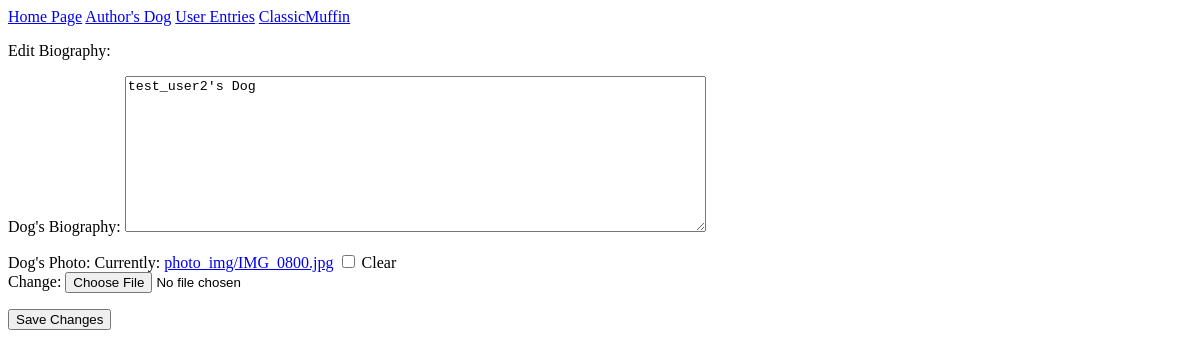
The page /edit_dog_bio/2/ on the database as committed earlier.
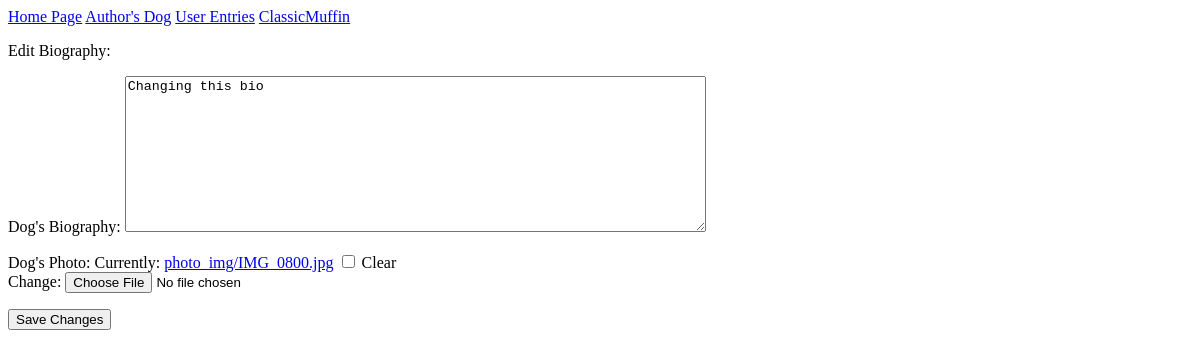
The same page on the database as committed later.
### test_dog_app/models.py (models this page shows, shortened)
class Entry(models.Model):
    dog_name = models.ForeignKey(DogName, on_delete=models.CASCADE, null=False)
    bio_entry = models.TextField()
    dog_photo = models.ImageField(default=None, upload_to='photo_img/', blank=True)
    date_entry = models.DateTimeField(auto_now_add=True)

### test_dog_app/views.py (the view)
# urls.py: path('edit_dog_bio/<int:entry_bio_id>/', views.edit_dog_bio, name='edit_dog_bio')
def edit_dog_bio(request, entry_bio_id):
    dog_entries = Entry.objects.get(id= entry_bio_id)
    dogs = dog_entries.dog_name
    if request.method != 'POST':
        form = EntryForm(instance=dog_entries)
    else:
        form = EntryForm(instance=dog_entries, data= request.POST)
        if form.is_valid():
            form.save()
            return redirect('test_dog_app:user_private_entries', dog_id= dogs.id )
    content = {
        'form': form,
        'dogs': dogs,
        'dog_entries': dog_entries
    }
    return render(request, 'edit_dog_bio.html', content)

### test_dog_app/forms.py
class EntryForm(forms.ModelForm):
    class Meta:
        model = Entry
        fields = ['bio_entry', 'dog_photo']
        labels = {'bio_entry': 'Dog\'s Biography', 'dog_photo': 'Dog\'s Photo'}
        widgets = {'bio_entry': forms.Textarea(attrs={'cols':70})}

### test_dog_app/models.py (called while the page is built)
    def __str__(self):
        return self.name

### test_dog_app/templates/edit_dog_bio.html (shortened to what this page needs)
{% extends 'base.html' %}
{% block content %}
<a href="{% url 'test_dog_app:user_private_entries' dogs.id %}"> {{ dogs }}</a>
<p>Edit Biography:</p>
<form action="{% url 'test_dog_app:edit_dog_bio' dogs.id %}" method="post">
    {{ form.as_p }}
    <button name="submit">Save Changes</button>
</form>
{% endblock content %}

Rows that differ between the two databases and show on the page:
changed Entry: bio_entry "test_user2's Dog" → "Changing this bio"
